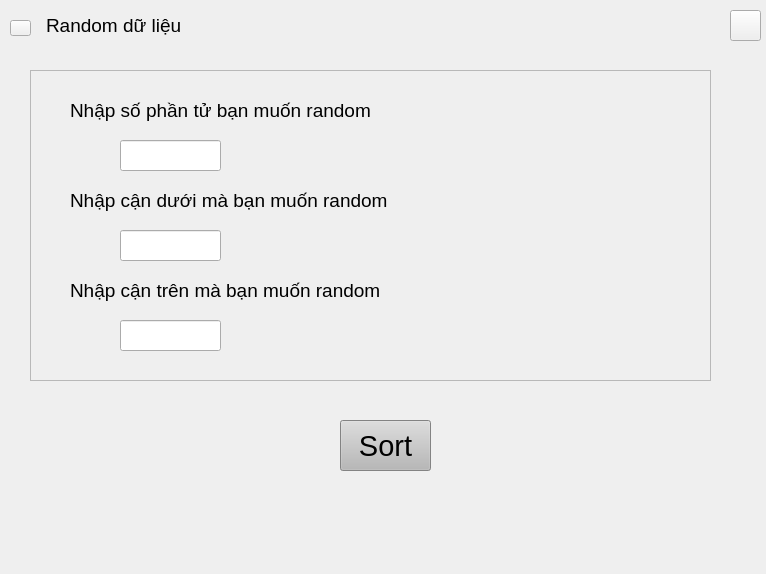
<?xml version="1.0" encoding="UTF-8"?>
<ui version="4.0">
 <class>randomData</class>
 <widget class="QWidget" name="randomData">
  <property name="geometry">
   <rect>
    <x>0</x>
    <y>0</y>
    <width>766</width>
    <height>574</height>
   </rect>
  </property>
  <property name="windowTitle">
   <string>Form</string>
  </property>
  <widget class="QPushButton" name="btn_goHome">
   <property name="enabled">
    <bool>true</bool>
   </property>
   <property name="geometry">
    <rect>
     <x>730</x>
     <y>10</y>
     <width>31</width>
     <height>31</height>
    </rect>
   </property>
   <property name="cursor">
    <cursorShape>PointingHandCursor</cursorShape>
   </property>
   <property name="autoFillBackground">
    <bool>false</bool>
   </property>
   <property name="styleSheet">
    <string notr="true">border-image: url(:/image/image/home_icon.png);</string>
   </property>
   <property name="text">
    <string/>
   </property>
  </widget>
  <widget class="QPushButton" name="btn_start_sort">
   <property name="geometry">
    <rect>
     <x>340</x>
     <y>420</y>
     <width>91</width>
     <height>51</height>
    </rect>
   </property>
   <property name="font">
    <font>
     <pointsize>22</pointsize>
    </font>
   </property>
   <property name="cursor">
    <cursorShape>PointingHandCursor</cursorShape>
   </property>
   <property name="styleSheet">
    <string notr="true">background-color: rgb(184, 184, 184);</string>
   </property>
   <property name="text">
    <string>Sort</string>
   </property>
  </widget>
  <widget class="QLabel" name="lbl_ready">
   <property name="geometry">
    <rect>
     <x>320</x>
     <y>480</y>
     <width>141</width>
     <height>41</height>
    </rect>
   </property>
   <property name="font">
    <font>
     <pointsize>16</pointsize>
    </font>
   </property>
   <property name="text">
    <string/>
   </property>
   <property name="alignment">
    <set>Qt::AlignmentFlag::AlignCenter</set>
   </property>
  </widget>
  <widget class="QLabel" name="lblNameOfSort">
   <property name="geometry">
    <rect>
     <x>46</x>
     <y>9</y>
     <width>301</width>
     <height>32</height>
    </rect>
   </property>
   <property name="font">
    <font>
     <pointsize>14</pointsize>
    </font>
   </property>
   <property name="text">
    <string>Random dữ liệu</string>
   </property>
   <property name="alignment">
    <set>Qt::AlignmentFlag::AlignLeading|Qt::AlignmentFlag::AlignLeft|Qt::AlignmentFlag::AlignVCenter</set>
   </property>
  </widget>
  <widget class="QPushButton" name="btn_goBack_randomData">
   <property name="geometry">
    <rect>
     <x>10</x>
     <y>20</y>
     <width>21</width>
     <height>16</height>
    </rect>
   </property>
   <property name="cursor">
    <cursorShape>PointingHandCursor</cursorShape>
   </property>
   <property name="styleSheet">
    <string notr="true">border-image: url(:/image/image/back.png);</string>
   </property>
   <property name="text">
    <string/>
   </property>
  </widget>
  <widget class="QFrame" name="frame">
   <property name="geometry">
    <rect>
     <x>30</x>
     <y>70</y>
     <width>681</width>
     <height>311</height>
    </rect>
   </property>
   <property name="font">
    <font>
     <pointsize>16</pointsize>
    </font>
   </property>
   <property name="frameShape">
    <enum>QFrame::Shape::StyledPanel</enum>
   </property>
   <property name="frameShadow">
    <enum>QFrame::Shadow::Raised</enum>
   </property>
   <widget class="QLineEdit" name="lneRandom">
    <property name="geometry">
     <rect>
      <x>90</x>
      <y>70</y>
      <width>101</width>
      <height>31</height>
     </rect>
    </property>
    <property name="font">
     <font>
      <pointsize>10</pointsize>
     </font>
    </property>
   </widget>
   <widget class="QLabel" name="label">
    <property name="geometry">
     <rect>
      <x>40</x>
      <y>20</y>
      <width>501</width>
      <height>41</height>
     </rect>
    </property>
    <property name="font">
     <font>
      <pointsize>14</pointsize>
     </font>
    </property>
    <property name="text">
     <string>Nhập số phần tử bạn muốn random</string>
    </property>
   </widget>
   <widget class="QLineEdit" name="lneBottom">
    <property name="geometry">
     <rect>
      <x>90</x>
      <y>160</y>
      <width>101</width>
      <height>31</height>
     </rect>
    </property>
    <property name="font">
     <font>
      <pointsize>10</pointsize>
     </font>
    </property>
   </widget>
   <widget class="QLabel" name="label_3">
    <property name="geometry">
     <rect>
      <x>40</x>
      <y>200</y>
      <width>381</width>
      <height>41</height>
     </rect>
    </property>
    <property name="font">
     <font>
      <pointsize>14</pointsize>
     </font>
    </property>
    <property name="text">
     <string>Nhập cận trên mà bạn muốn random</string>
    </property>
   </widget>
   <widget class="QLabel" name="label_2">
    <property name="geometry">
     <rect>
      <x>40</x>
      <y>110</y>
      <width>481</width>
      <height>41</height>
     </rect>
    </property>
    <property name="font">
     <font>
      <pointsize>14</pointsize>
     </font>
    </property>
    <property name="text">
     <string>Nhập cận dưới mà bạn muốn random</string>
    </property>
   </widget>
   <widget class="QLineEdit" name="lneTop">
    <property name="geometry">
     <rect>
      <x>90</x>
      <y>250</y>
      <width>101</width>
      <height>31</height>
     </rect>
    </property>
    <property name="font">
     <font>
      <pointsize>10</pointsize>
     </font>
    </property>
   </widget>
  </widget>
 </widget>
 <resources/>
 <connections/>
</ui>
